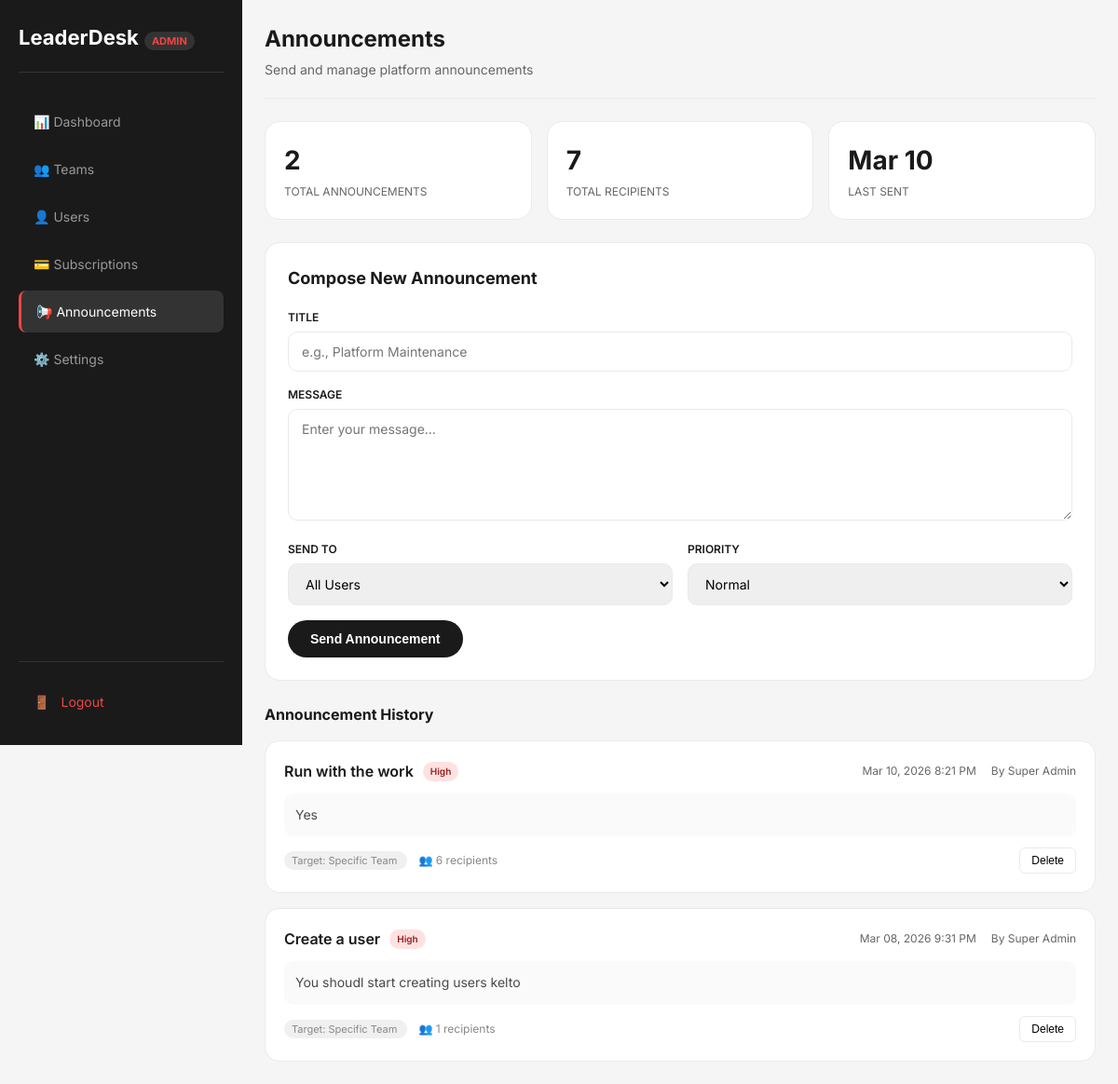
/admin_announcements.php (signed in), run on the app's committed database.
### tables this page shows
CREATE TABLE `announcements` (
  `id` int(11) NOT NULL AUTO_INCREMENT,
  `title` varchar(255) NOT NULL,
  `message` text NOT NULL,
  `target` varchar(100) NOT NULL,
  `priority` varchar(50) DEFAULT 'normal',
  `sent_to_count` int(11) DEFAULT 0,
  `sent_by` int(11) DEFAULT NULL,
  `created_at` timestamp NOT NULL DEFAULT current_timestamp(),
  PRIMARY KEY (`id`),
  KEY `sent_by` (`sent_by`),
  KEY `created_at` (`created_at`)
);

CREATE TABLE `users` (
  `id` int(11) NOT NULL AUTO_INCREMENT,
  `name` varchar(100) NOT NULL,
  `email` varchar(100) NOT NULL,
  `phone` varchar(20) DEFAULT NULL,
  `password` varchar(255) NOT NULL,
  `role` enum('super_admin','team_leader','member') DEFAULT 'member',
  `upgrade_requested` tinyint(4) DEFAULT 0,
  `team_id` int(11) DEFAULT NULL,
  `status` enum('active','inactive','suspended') DEFAULT 'active',
  `created_at` timestamp NOT NULL DEFAULT current_timestamp(),
  `updated_at` timestamp NOT NULL DEFAULT current_timestamp() ON UPDATE current_timestamp(),
  `last_login` timestamp NULL DEFAULT NULL,
  PRIMARY KEY (`id`),
  UNIQUE KEY `email` (`email`)
);

### admin_announcements.php (the view, shortened to what this page needs)
<?php
require_once 'config/database.php';
try {
    $pdo->exec("CREATE TABLE IF NOT EXISTS announcements (
        id INT AUTO_INCREMENT PRIMARY KEY,
        title VARCHAR(255) NOT NULL,
        message TEXT NOT NULL,
        target VARCHAR(100) NOT NULL,
        priority VARCHAR(50) DEFAULT 'normal',
        sent_to_count INT DEFAULT 0,
        sent_by INT,
        created_at TIMESTAMP DEFAULT CURRENT_TIMESTAMP,
        INDEX (sent_by),
        INDEX (created_at)
    )");
} catch (Exception $e) {
}
$stmt = $pdo->query("SELECT a.*, u.name as sent_by_name
                     FROM announcements a
                     LEFT JOIN users u ON a.sent_by = u.id
                     ORDER BY a.created_at DESC");
$announcements = $stmt->fetchAll();
$total_sent = 0;
foreach ($announcements as $ann) {
    $total_sent += $ann['sent_to_count'];
}
$total_announcements = count($announcements);
$last_announcement = !empty($announcements) ? $announcements[0] : null;
?>
<!DOCTYPE html>
<html lang="en">
<head>
</head>
<body>
    <?php include 'includes/admin_navigation.php'; ?>
    <div class="admin-container">
        <aside class="admin-sidebar">
            <div class="admin-logo">
                LeaderDesk<span>ADMIN</span>
            </div>
            <ul class="admin-nav">
                <li><a href="admin_dashboard.php">📊 Dashboard</a></li>
                <li><a href="admin_teams.php">👥 Teams</a></li>
                <li><a href="admin_users.php">👤 Users</a></li>
                <li><a href="admin_subscriptions.php">💳 Subscriptions</a></li>
                <li><a href="admin_announcements.php" class="active">📢 Announcements</a></li>
                <li><a href="admin_settings.php">⚙️ Settings</a></li>
            </ul>
            <div class="back-to-app">
                <a href="logout.php">
                    <span>🚪</span>
                    Logout
                </a>
            </div>
        </aside>
        <main class="admin-main">
            <div class="top-bar">
                <div class="page-title">
                    <h1>Announcements</h1>
                    <p>Send and manage platform announcements</p>
                </div>
            </div>
            <div class="stats-grid">
                <div class="stat-card">
                    <div class="stat-value"><?php echo $total_announcements; ?></div>
                    <div class="stat-label">Total Announcements</div>
                </div>
                <div class="stat-card">
                    <div class="stat-value"><?php echo number_format($total_sent); ?></div>
                    <div class="stat-label">Total Recipients</div>
                </div>
                <div class="stat-card">
                    <div class="stat-value"><?php echo $last_announcement ? date('M d', strtotime($last_announcement['created_at'])) : '-'; ?></div>
                    <div class="stat-label">Last Sent</div>
                </div>
            </div>
            <div class="compose-card">
                <h2>Compose New Announcement</h2>
                <form method="POST">
                    <div class="form-group">
                        <label class="form-label">Title</label>
                        <input type="text" name="title" class="form-input" required placeholder="e.g., Platform Maintenance">
                    </div>
                    <div class="form-group">
                        <label class="form-label">Message</label>
                        <textarea name="message" class="form-textarea" required placeholder="Enter your message..."></textarea>
                    </div>
                    <div class="form-row">
                        <div class="form-group">
                            <label class="form-label">Send To</label>
                            <select name="target" class="form-select" required>
                                <option value="all">All Users</option>
                            </select>
                        </div>
                        <div class="form-group">
                            <label class="form-label">Priority</label>
                            <select name="priority" class="form-select">
                                <option value="normal" selected>Normal</option>
                            </select>
                        </div>
                    </div>
                    <button type="submit" class="btn btn-primary">Send Announcement</button>
                </form>
            </div>
            <h2 style="font-size: 16px; margin-bottom: 16px;">Announcement History</h2>
            <?php if (empty($announcements)): ?>
                <div class="empty-state">
                    <span>📢</span>
                    <h3>No announcements yet</h3>
                    <p>Your sent announcements will appear here</p>
                </div>
            <?php else: ?>
                <div class="announcements-list">
                    <?php foreach ($announcements as $announcement): ?>
                        <div class="announcement-card">
                            <div class="announcement-header">
                                <div class="announcement-title">
                                    <?php echo htmlspecialchars($announcement['title']); ?>
                                    <span class="priority-badge priority-<?php echo $announcement['priority']; ?>">
                                        <?php echo ucfirst($announcement['priority']); ?>
                                    </span>
                                </div>
                                <div class="announcement-meta">
                                    <span><?php echo date('M d, Y g:i A', strtotime($announcement['created_at'])); ?></span>
                                    <span>By <?php echo htmlspecialchars($announcement['sent_by_name'] ?? 'System'); ?></span>
                                </div>
                            </div>
                            <div class="announcement-message">
                                <?php echo nl2br(htmlspecialchars($announcement['message'])); ?>
                            </div>
                            <div class="announcement-footer">
                                <div>
                                    <span class="target-badge">
                                        Target: <?php
                                            $target = $announcement['target'];
                                            if ($target == 'all') echo 'All Users';
                                            elseif ($target == 'leaders') echo 'Team Leaders';
                                            elseif ($target == 'members') echo 'Members';
                                            elseif (strpos($target, 'team_') === 0) echo 'Specific Team';
                                            else echo ucfirst($target);
                                        ?>
                                    </span>
                                    <span style="margin-left: 12px;">👥 <?php echo $announcement['sent_to_count']; ?> recipients</span>
                                </div>
                                <form method="POST" onsubmit="return confirm('Delete this announcement?')">
                                    <button type="submit" class="btn-icon delete">Delete</button>
                                </form>
                            </div>
                        </div>
                    <?php endforeach; ?>
                </div>
            <?php endif; ?>
        </main>
    </div>
</body>
</html>

### admin_announcements.php (style rules this page uses)
* { margin: 0; padding: 0; box-sizing: border-box; }
body { font-family: 'Inter', sans-serif; background: #f5f5f5; color: #1a1a1a; line-height: 1.5; }
.admin-container { display: flex; min-height: 100vh; }
.admin-sidebar { width: 260px; background: #1a1a1a; color: white; padding: 24px 20px; position: fixed; height: 100vh; overflow-y: auto; }
.admin-logo { font-size: 22px; font-weight: 700; margin-bottom: 30px; padding-bottom: 20px; border-bottom: 1px solid #333; }
.admin-logo span { color: #ef4444; font-size: 11px; margin-left: 6px; background: #333; padding: 3px 8px; border-radius: 100px; }
.admin-nav { list-style: none; }
.admin-nav li { margin-bottom: 6px; }
.admin-nav a { display: flex; align-items: center; padding: 10px 14px; color: #999; text-decoration: none; border-radius: 8px; transition: all 0.2s; gap: 10px; font-size: 14px; }
.admin-nav a:hover, .admin-nav a.active { background: #333; color: white; }
.admin-nav a.active { border-left: 3px solid #ef4444; }
.back-to-app { margin-top: 30px; padding-top: 20px; border-top: 1px solid #333; }
.back-to-app a { display: flex; align-items: center; gap: 10px; color: #ef4444; text-decoration: none; padding: 10px 14px; border-radius: 8px; font-size: 14px; }
.admin-main { flex: 1; margin-left: 260px; padding: 24px; }
.top-bar { display: flex; justify-content: space-between; align-items: center; margin-bottom: 24px; padding-bottom: 20px; border-bottom: 1px solid #eaeaea; }
.page-title h1 { font-size: 24px; font-weight: 700; margin-bottom: 4px; }
.page-title p { color: #666; font-size: 14px; }
.stats-grid { display: grid; grid-template-columns: repeat(3, 1fr); gap: 16px; margin-bottom: 24px; }
.stat-card { background: white; padding: 20px; border-radius: 16px; border: 1px solid #eaeaea; }
.stat-value { font-size: 28px; font-weight: 700; margin-bottom: 4px; }
.stat-label { color: #666; font-size: 12px; text-transform: uppercase; }
.compose-card { background: white; border-radius: 16px; border: 1px solid #eaeaea; padding: 24px; margin-bottom: 24px; }
.compose-card h2 { font-size: 18px; margin-bottom: 20px; }
.form-group { margin-bottom: 16px; }
.form-label { display: block; font-size: 12px; font-weight: 600; margin-bottom: 6px; color: #1a1a1a; text-transform: uppercase; }
.form-input, .form-select, .form-textarea { width: 100%; padding: 12px 14px; border: 1.5px solid #eaeaea; border-radius: 10px; font-size: 14px; font-family: 'Inter', sans-serif; }
.form-textarea { min-height: 120px; resize: vertical; }
.form-row { display: grid; grid-template-columns: 1fr 1fr; gap: 16px; }
.btn { padding: 12px 24px; border-radius: 100px; font-weight: 600; font-size: 14px; cursor: pointer; border: none; transition: all 0.2s; display: inline-flex; align-items: center; gap: 8px; }
.btn-primary { background: #1a1a1a; color: white; }
.announcements-list { display: flex; flex-direction: column; gap: 16px; }
.announcement-card { background: white; border-radius: 16px; border: 1px solid #eaeaea; padding: 20px; transition: all 0.2s; }
.announcement-header { display: flex; justify-content: space-between; align-items: center; margin-bottom: 12px; flex-wrap: wrap; gap: 12px; }
.announcement-title { font-size: 16px; font-weight: 600; display: flex; align-items: center; gap: 10px; }
.priority-badge { padding: 3px 8px; border-radius: 100px; font-size: 10px; font-weight: 600; }
.priority-high { background: #fee2e2; color: #991b1b; }
.announcement-meta { display: flex; gap: 16px; color: #666; font-size: 12px; }
.announcement-message { color: #4a4a4a; line-height: 1.6; margin-bottom: 12px; padding: 12px; background: #fafafa; border-radius: 10px; font-size: 14px; }
.announcement-footer { display: flex; justify-content: space-between; align-items: center; font-size: 12px; color: #888; }
.target-badge { background: #f0f0f0; padding: 3px 8px; border-radius: 100px; font-size: 11px; }
.btn-icon { padding: 6px 12px; border: 1px solid #eaeaea; background: white; border-radius: 6px; cursor: pointer; font-size: 12px; }

### data on the page
announcements: created_at "Mar 10", title "Run with the work", priority "High", created_at "Mar 10, 2026 8:21 PM", users.name "Super Admin", message "Yes", target "Specific Team", sent_to_count "6"
announcements: title "Create a user", priority "High", created_at "Mar 08, 2026 9:31 PM", users.name "Super Admin", message "You shoudl start creating users kelto", target "Specific Team", sent_to_count "1"

### other printed values
$total_announcements "2"
$total_sent "7"
